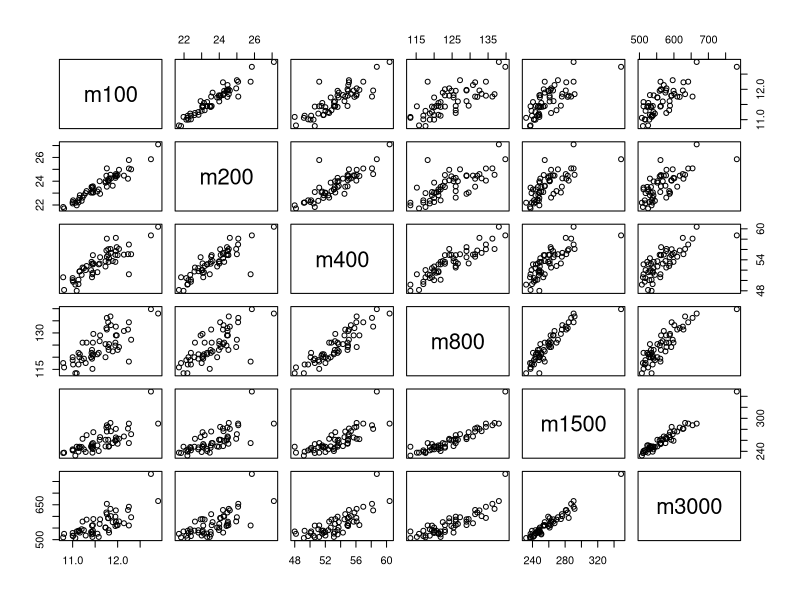
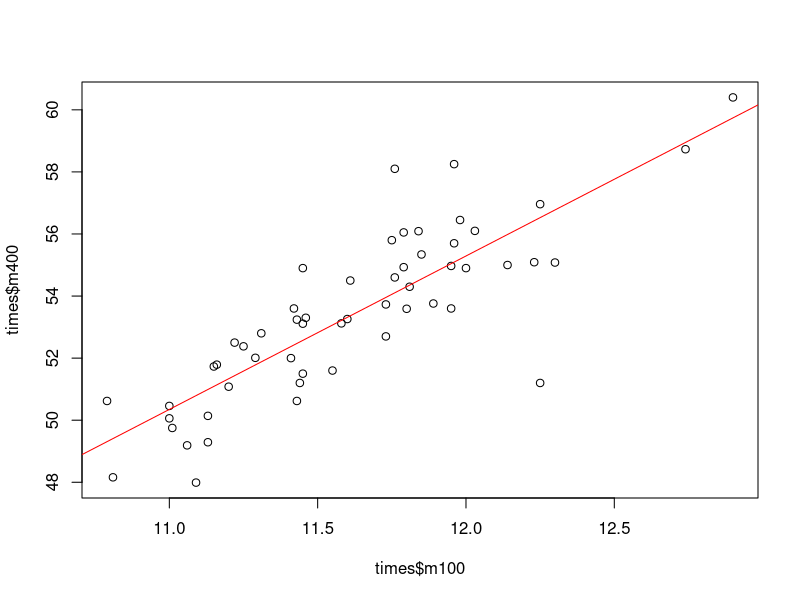

Here is the R script that generated these plots, in order:
times = read.table('record.txt',header=TRUE,sep=' ')
attach(times)
plot(times)
cor(times)
y = m400
x = m100
x_bar = mean(x)
y_bar = mean(y)
b1 = sum((x-x_bar)*(y-y_bar))/sum((x-x_bar)^2)
b0 = y_bar - b1*x_bar
X=as.matrix(cbind(1,m100))
beta=solve(t(X)%*%X,t(X)%*%y)
beta
plot(times$m100,times$m400)
abline(beta[1],beta[2],col='red')